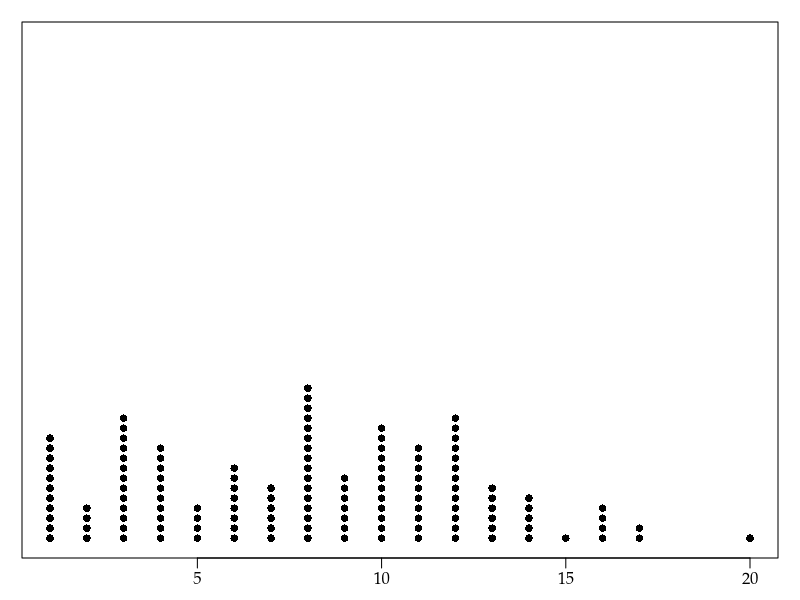

Recreate this plot in R.
args = commandArgs()
basename = sub(".R$", "", sub("^--file=(.*/)?", "", args[grep("^--file=", args)]))
if (length(basename) != 0)
    quartz(type="pdf", file=paste0(basename, ".pdf"), width=4, height=3)
par(family="Palatino")
par(mgp=c(1.5,0.5,0)) # title and axis margins. default: c(3,1,0)
par(mar=c(2,1,1,1)+0.1) # bottom, left, top, right margins. default: c(5,4,4,2)+0.1
y = c(11,4,13,10,4,8,6,16,7,12,10,13,6,5,1,4,2,0,0,1)
stripchart(rep(1:20,y), pch=16, method="stack", at=0, offset=0.5)
dev.off()
